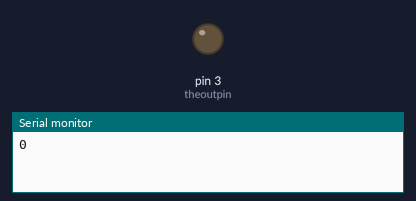
Bench run of a sketch on a simulated Arduino Uno, built with avr-gcc and run on an emulated ATmega328P. Shown: output pins drawn as LEDs (lit = HIGH), the last lines printed to the serial monitor.

Above: at 0.05 s.
At 9.75 s:
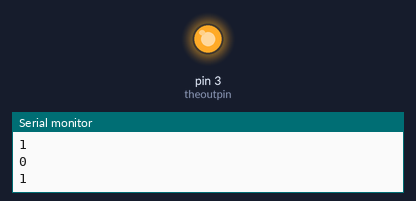
Timing chart, 0 to 12.7 s (numbered marks = the images above):
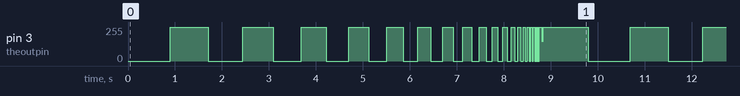

Measured:
- by itself, pin 3 (theoutpin): moves between 0/255 and 255/255, repeating every 9.8 s

The sketch:

B_arduino2.ino
```cpp
int i;
int t;

// this is the pin i'm lighting the LED with
int theoutpin = 3;

void setup()
{
  i = 0;
  t = 1000;
  Serial.begin(9600); // this starts the serial system
  pinMode(theoutpin, OUTPUT); // set pin 3 to be an output
}

void loop()
{
  // pin and the value (0 or 1, LOW or HIGH)
  digitalWrite(theoutpin, i);
  Serial.println(i);
  i = 1-i; // flip from 0 to 1
  t = t * 0.9; // reduce to 90% of previous rate
  if(t<1) t=1000;
  delay(t);
}
```
